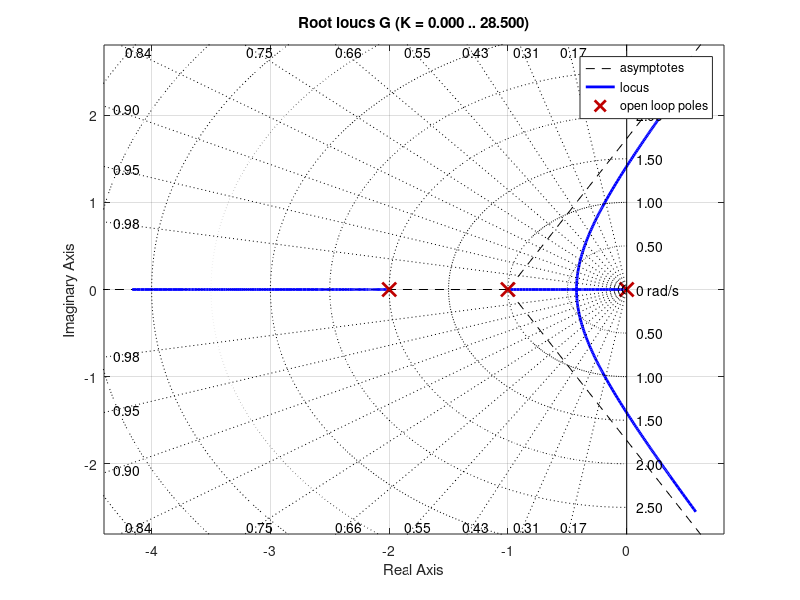

Recreate this plot in MATLAB. (Note: this script raises an error after producing the figure.)
% Ejemplo compensador en atraso
% G(s)=K/(s*(s+1)(s+2));
% Requerimientos:
%   Factor de amortiguamiento: 0.5
%   Kv = 5 s^-1

% 1. Calculo polos dominantes 
denlap1 = conv([1,0],[1,1]);
denla = conv(denlap1,[1,2]);
G = tf(1,denla);
figure(1)
rlocus(G)
sgrid
% Polos dominantes:
r = rlocus(G,1.04);
pd = r(2);
K = 1.04;
T = K*G/(1+K*G);
figure;
[y,t]=step(T,100);

% 2. Calculo de Kv original
Kv = 0.52;

% 3. Necesidad de mejorar Kv?
% Kv solicitado es 5
% Por lo tanto:
B = 10; % B = Kv_solictado/Kv_original

% 4. Elegir cero y polos
% Gc=(s+sz)/(s+sp)
sz = 0.02; % "arbitrario"
sp=sz/B;

% corroborar aporte de 0 a -5
syms s
gc=(s+sz)/(s+sp);
agc = double(angle(subs(gc,s,pd)))*180/pi

% Calcular Kc
Gc=tf([1,sz],[1,sp])
figure
hold on;
rlocus(K*G*Gc)
Kc = 0.97;

Tc = K*G*Kc*Gc/(1+K*G*Kc*Gc);
[y1,t1]=step(Tc,100);

figure
plot(t,y,t1,y1)

t=0:0.01:100;
y=lsim(T,t,t);
yc=lsim(Tc,t,t);
figure
plot(t,t,t,y,t,yc,"LineWidth",2)

